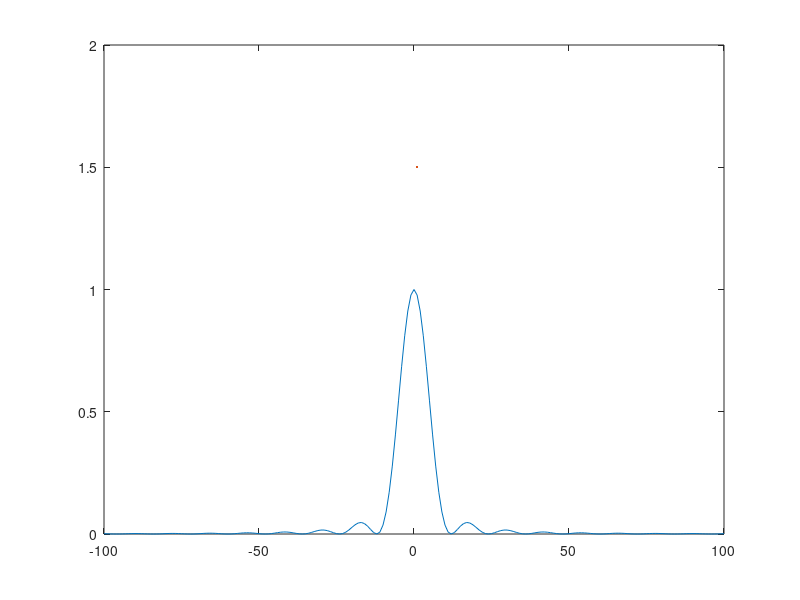

The MATLAB source for this figure: (Note: this script raises an error after producing the figure.)
t = -100:1:100;
x2c = (sinc(t./12)).^2;
plot(t,x2c,LineWidth=1.5);
hold on
n = -100:1:100;
T2 = 6;
X2= (sinc((n.*T2)./12)).^2;
stem(n,X2,'r',LineWidth=1);
hold off
